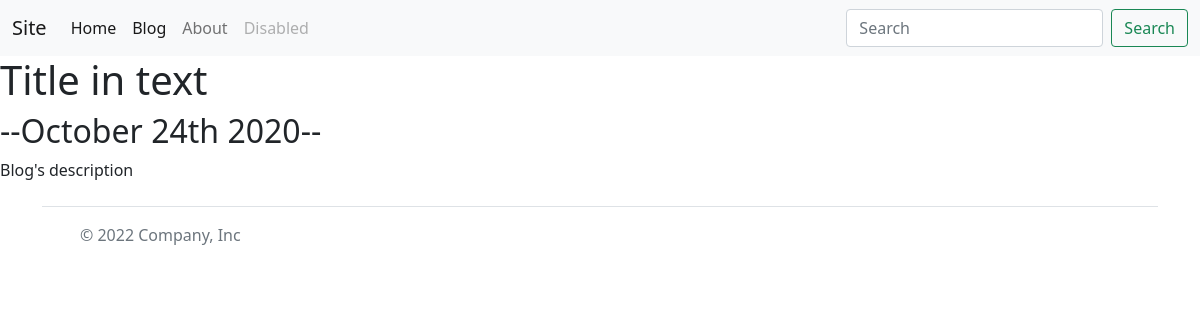
Page /blog/1/ on the committed database.
### blog/models.py (models this page shows, shortened)
class Blogs(models.Model):
    title = models.CharField(max_length=200)
    date = models.DateField()
    description = models.TextField()

### blog/views.py (the view)
# urls.py: path('<int:blog_id>/', views.detail, name='detail'),
def detail(request, blog_id):
    blog = get_object_or_404(Blogs, pk=blog_id)
    return render(request, 'blog/detail.html', {'blog': blog})

### blog/templates/blog/detail.html
{% extends 'portfolio/base.html' %}
{% block content %}
    <h1>{{ blog.title }}</h1>
    <h2>--{{ blog.date|date:'F jS Y' }}--</h2>
    {{ blog.description|safe }}<br>
{% endblock %}

### rows in the picture
Blogs: title "Title in text", date "October 24th 2020", description "Blog's description"
